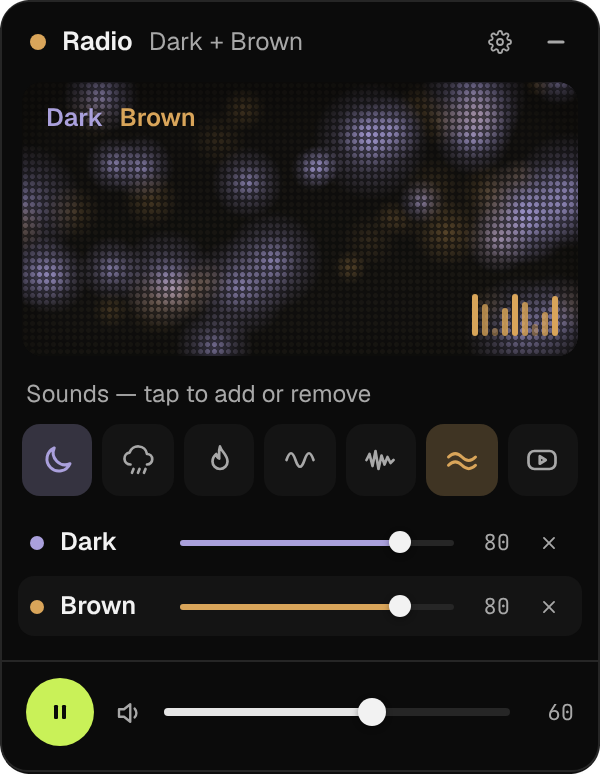
#> input picture marketing/posts/11-sound-of-focus/assets/radio-dark-brown.png, 600 x 774 px; its folder holds 5 pictures in this run
$ python build.py
#> lines starting #> are read from the running program, lines starting #| are printed output that depends on the picture
"""Builds slide-1..8 (1080x1350) from the real widget screenshots in assets/. Run: python3 scripts/build.py  (then it screenshots with Playwright)."""
import math, random, subprocess, json
from pathlib import Path
ROOT = Path(__file__).resolve().parent.parent
N = 8
INK = "#0a0908"
SND = {"dark": "#aaa0dc", "brown": "#d9a55a", "white": "#e8e2d4", "rain": "#86b4e0", "fire": "#ee8466", "synth": "#c9f158"}

def bar(i, fg):
    return f'''<div class="bar" style="color:{fg}"><div class="brand"><img src="../_shared/icon.svg"><span>KRNL0</span></div><span>{i} / {N}</span></div>'''
def swipe(fg): return f'<div class="swipe" style="color:{fg}">swipe <svg width="34" height="20" viewBox="0 0 34 20" fill="none" stroke="currentColor" stroke-width="3.5" stroke-linecap="round" stroke-linejoin="round"><path d="M2 10h28M22 3l8 7-8 7"/></svg></div>'

# ── noise graphics (deterministic) ─────────────────────────────────────────────
def wave(y, amp, period, phase, w, color, op, width=1080, step=6):
    pts = [f"{x},{y + amp * math.sin((x / period) * 2 * math.pi + phase):.1f}" for x in range(-20, width + 40, step)]
    return f'<polyline points="{" ".join(pts)}" fill="none" stroke="{color}" stroke-opacity="{op}" stroke-width="{w}" stroke-linecap="round" stroke-linejoin="round"/>'
def art_low(c):    # slow, fat waves: the low rumble
    return "".join(wave(930 + k * 36, 120 - k * 18, 1000, k * 1.2, 34 - k * 6, c, .30 - k * .07) for k in range(4))
def art_white(c):  # dense, even hiss
    r = random.Random(4); out = []
    for k in range(70):
        h = r.randint(30, 330); x = 40 + k * 14.6
        out.append(f'<rect x="{x:.1f}" y="{930 - h / 2:.1f}" width="7" height="{h}" rx="3.5" fill="{c}" fill-opacity=".26"/>')
    return "".join(out)
def art_rain(c):   # falling dashes
    r = random.Random(9); out = []
    for _ in range(70):
        x, y, l = r.randint(0, 1080), r.randint(620, 1260), r.randint(40, 120)
        out.append(f'<line x1="{x}" y1="{y}" x2="{x - l * .17:.0f}" y2="{y + l}" stroke="{c}" stroke-opacity="{r.choice([.18, .26, .34])}" stroke-width="6" stroke-linecap="round"/>')
    return "".join(out)
def art_fire(c):   # rising tongues + sparks
    r = random.Random(2); out = []
    for k in range(16):
        x = 40 + k * 66 + r.randint(-14, 14); h = r.randint(160, 520)
        out.append(f'<line x1="{x}" y1="1260" x2="{x + r.randint(-24, 24)}" y2="{1260 - h}" stroke="{c}" stroke-opacity="{r.choice([.16, .24, .32])}" stroke-width="{r.choice([14, 20, 28])}" stroke-linecap="round"/>')
    for _ in range(30):
        out.append(f'<circle cx="{r.randint(30, 1050)}" cy="{r.randint(640, 1200)}" r="{r.choice([4, 6, 8])}" fill="#f4efe2" fill-opacity=".55"/>')
    return "".join(out)
def art_synth(c):  # smooth drifting chords: sine layers + orbits
    o = "".join(wave(930, 90 + k * 26, 560 + k * 140, k * 1.7, 7, c, .32 - k * .05) for k in range(4))
    o += "".join(f'<circle cx="540" cy="930" r="{r}" fill="none" stroke="{c}" stroke-opacity=".18" stroke-width="3"/>' for r in (300, 420, 540))
    return o

SLIDES = []
def win(src, x, y, w, ink_outline=True, scale_px=300, extra=""):
    """A whole real window with a thin ink outline + shadow so a light window separates from a light slide."""
    from PIL import Image
    iw, ih = Image.open(ROOT / "assets" / src).size
    h = round(w * ih / iw); r = round(14 * w / scale_px)
    ring = f"0 0 0 3px {INK}, " if ink_outline else ""
    return h, f'''<div class="win" style="left:{x}px;top:{y}px;width:{w}px;height:{h}px;border-radius:{r}px;overflow:visible;box-shadow:{ring}0 44px 70px rgba(0,0,0,.34), 0 10px 20px rgba(0,0,0,.22)"><img src="assets/{src}" style="width:100%;height:100%;display:block"></div>'''

def sound_slide(i, bg, fg, chip, title, mood, img, art, H=752):
    from PIL import Image
    iw, ih = Image.open(ROOT / "assets" / img).size
    w = round(H * iw / ih)
    x = (1080 - w) // 2
    h, w_html = win(img, x, 1262 - H, w)
    html = f'''<div class="slide" style="background:{bg};color:{fg}">
{bar(i, fg)}
<svg style="position:absolute;left:0;top:0" width="1080" height="1350" viewBox="0 0 1080 1350">{art}</svg>
<div style="position:absolute;left:64px;top:140px;right:64px">
  <span class="chip" style="background:{fg};color:{bg}">{chip}</span>
  <div class="headline" style="margin-top:24px;font-size:128px">{title}</div>
  <div class="sub" style="margin-top:20px;max-width:900px;font-size:40px;text-wrap:balance">{mood}</div>
</div>
{w_html}
{swipe(fg)}
</div>'''
    SLIDES.append(html)

# 1 hook
bars = []
cols = list(SND.values())
for k in range(48):
    h = 40 + 150 * abs(math.sin(k * 0.55)) * (0.6 + 0.4 * math.sin(k * 0.13 + 1)) + 30 * abs(math.sin(k * 1.7))
    bars.append(f'<rect x="{64 + k * 20.3:.1f}" y="{1060 - h / 2:.1f}" width="11" height="{h:.1f}" rx="5.5" fill="{cols[(k * 6) // 48]}"/>')
SLIDES.append(f'''<div class="slide ink" style="background:{INK}">
{bar(1, "#f4efe2")}
<div class="headline" style="position:absolute;left:64px;top:190px;color:#c9f158;font-size:190px;line-height:.9">Focus<br>has a<br>sound.</div>
<div class="sub" style="position:absolute;left:64px;top:810px;color:#f4efe2;max-width:900px;font-size:48px">Six steady sounds, built into KRNL0.</div>
<svg style="position:absolute;left:0;top:0" width="1080" height="1350">{"".join(bars)}</svg>
<div style="position:absolute;left:64px;right:64px;top:1220px;display:flex;gap:12px;flex-wrap:wrap;font-family:var(--mono);font-weight:800;font-size:25px">
{"".join(f'<span style="color:{c}">{n}</span>' + ('<span style="color:#f4efe2;opacity:.4">·</span>' if n != "synth" else "") for n, c in SND.items())}</div>
{swipe("#f4efe2")}
</div>''')
# 2-6 the sounds
sound_slide(2, "#a98bf6", INK, "dark · brown", "Dark &amp; brown.", "Deep and low, like a hum under the room. Soft, heavy, steady.", "radio-dark-brown.png", art_low(INK))
#> in sound_slide, `iw, ih = Image.open(ROOT / "assets" / img).size`: iw = 600; ih = 774
#> in sound_slide, `w = round(H * iw / ih)`: w = 583
#> in sound_slide, `x = (1080 - w) // 2`: x = 248
#> in win, `iw, ih = Image.open(ROOT / "assets" / src).size`: iw = 600; ih = 774
#> in win, `h = round(w * ih / iw)`: h = 752
#> in win, `r = round(14 * w / scale_px)`: r = 27
#> in sound_slide, `h, w_html = win(img, x, 1262 - H, w)`: h = 752
sound_slide(3, "#f4efe2", INK, "white · soft white", "White.", "A soft, even hiss. It smooths over the sharp little noises around you.", "radio-white.png", art_white(INK))
#> call 2 of sound_slide, with i = 3, bg = '#f4efe2', fg = '#0a0908', chip = 'white · soft white', title = 'White.', img = 'radio-white.png', H = 752
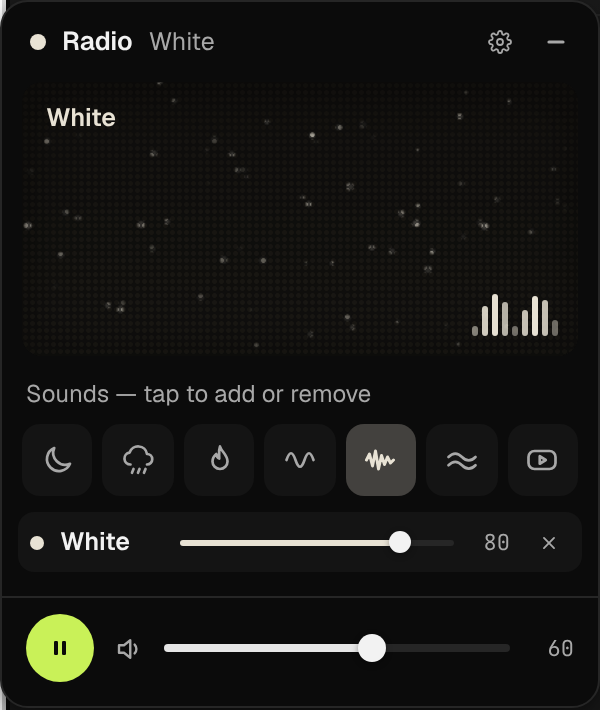
#> input picture marketing/posts/11-sound-of-focus/assets/radio-white.png, 600 x 710 px
#> in sound_slide (call 2), `iw, ih = Image.open(ROOT / "assets" / img).size`: ih = 710
#> in sound_slide (call 2), `w = round(H * iw / ih)`: w = 635
#> in sound_slide (call 2), `x = (1080 - w) // 2`: x = 222
#> in sound_slide (call 2), `h, w_html = win(img, x, 1262 - H, w)`: h = 751
sound_slide(4, "#22d3ee", INK, "rain · gentle rainfall", "Rain.", "Familiar, steady and easy to forget about. The classic.", "radio-rain.png", art_rain(INK))
#> call 3 of sound_slide, with i = 4, bg = '#22d3ee', fg = '#0a0908', chip = 'rain · gentle rainfall', title = 'Rain.', img = 'radio-rain.png', H = 752
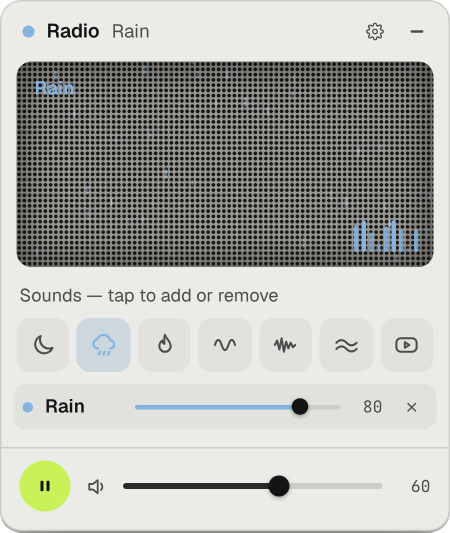
#> input picture marketing/posts/11-sound-of-focus/assets/radio-rain.png, 900 x 1065 px (shown at 1/2 size)
#> in sound_slide (call 3), `iw, ih = Image.open(ROOT / "assets" / img).size`: iw = 900; ih = 1065
sound_slide(5, "#ee8466", INK, "fire · crackling fire", "Fire.", "A low roar with a little crackle. Warm, with some life in it.", "radio-fire.png", art_fire(INK))
#> call 4 of sound_slide, with i = 5, bg = '#ee8466', fg = '#0a0908', chip = 'fire · crackling fire', title = 'Fire.', img = 'radio-fire.png', H = 752
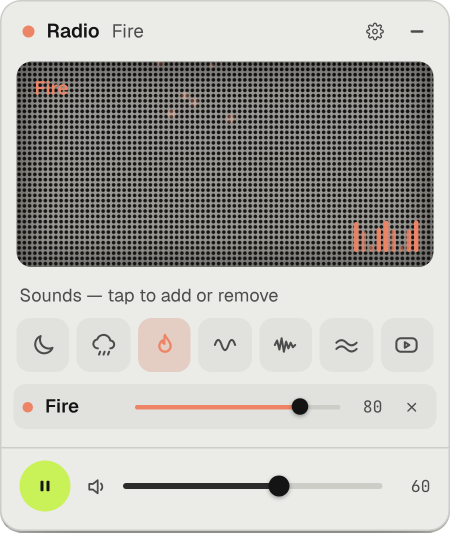
#> input picture marketing/posts/11-sound-of-focus/assets/radio-fire.png, 900 x 1065 px (shown at 1/2 size)
sound_slide(6, "#c9f158", INK, "synth · ambient synth", "Synth.", "Slow chords that drift. Music without a beat to follow.", "radio-synth.png", art_synth(INK))
#> (the run stopped early here; a loop or call above may not have finished)
